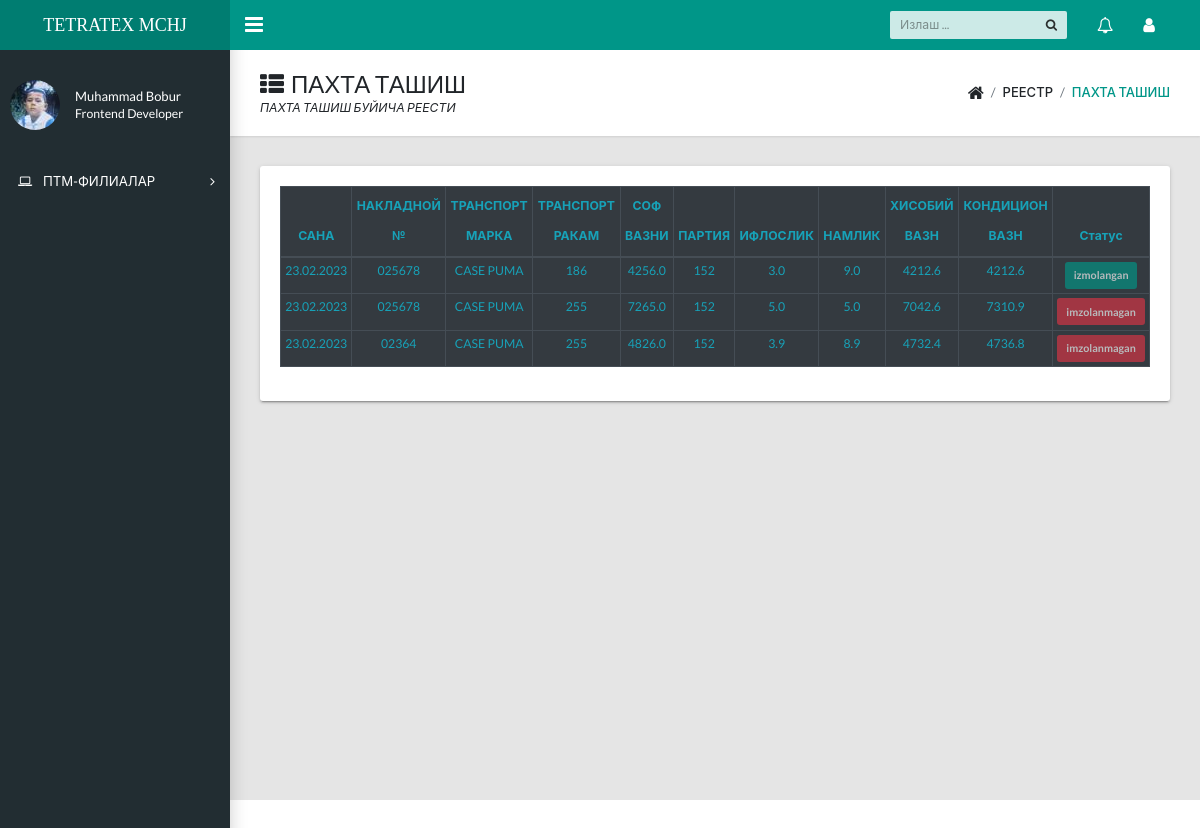
The app's page /home/reestr/ (signed in), older data.
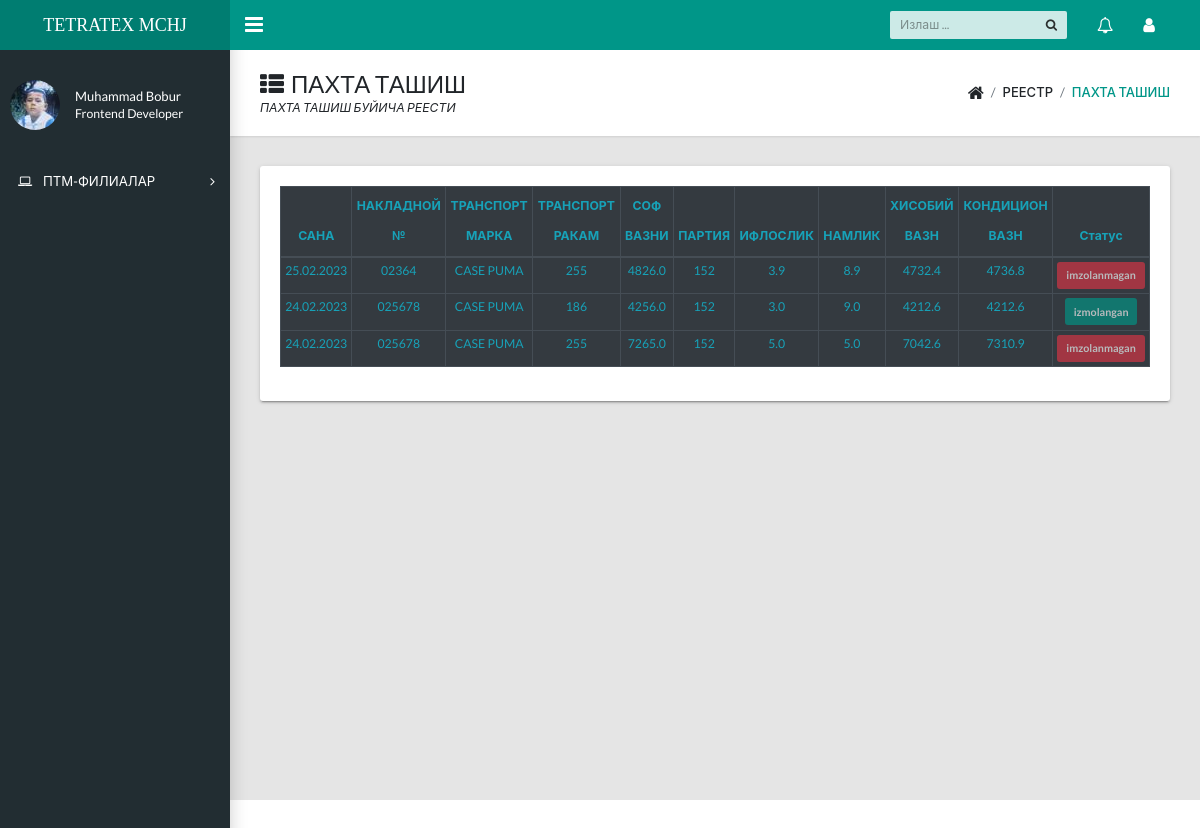
The same page, newer data.
### login/models.py (models this page shows, shortened)
class Profile(models.Model):
    user=models.OneToOneField(User,on_delete=models.CASCADE)
    first_name= models.CharField(max_length=30)
    last_name=models.CharField(max_length=30)
    pic=models.ImageField(upload_to='img',blank=True,null=True,default='default/default.jpg')
    pic_thumbnail=models.ImageField(upload_to='img',blank=True,null=True,default='default/thumbnail.jpg')

### tash/models.py (models this page shows, shortened)
class Tashish(models.Model):
    ptm=models.ForeignKey('Punkt',on_delete=models.SET_NULL,null=True)
    date=models.DateField()
    nak_num=models.CharField(max_length=20,verbose_name='Накладной раками')
    transport=models.ForeignKey('Transport',on_delete=models.SET_NULL,verbose_name='Транспортни танланг',null=True)
    sofVazn=models.FloatField(verbose_name='Соф Вазни')
    partiya=models.ForeignKey("Partiya",on_delete=models.SET_NULL,verbose_name='Партия раками',null=True)
    ifloslik=models.FloatField(verbose_name='Ифлослиги')
    namlik=models.FloatField(verbose_name='Намлиги')
    xisobiy=models.FloatField(blank=True,verbose_name='Хисобий Вазни')
    kond=models.FloatField(blank=True,verbose_name='Кондицион Вазни')
    imzo=models.BooleanField(default=False)
    class Meta:
        verbose_name_plural = "ПАХТАНИ ТАШИШ"

### tash/views.py (the view)
# urls.py: path('reestr/',reestr, name="reestr"),
def reestr(request):
    user=request.user.profile
    rees=Tashish.objects.filter().values('date','nak_num','transport__rusum',
    'transport__tr_num','sofVazn','partiya__partiya',"ifloslik",'namlik','xisobiy',
    'kond',"imzo").order_by('-date')
    context={'rees':rees,'user':user}
    return render(request,'tashish/reestr.html',context)

### templates/tashish/reestr.html
{% extends 'docs/dashboard.html' %}
{% block content %}
{% include 'tashish/reestr-inc.html' %}
{% endblock %}

### templates/docs/dashboard.html (shortened to what this page needs)
{% load static %}
<!DOCTYPE html>
<html lang="en">
  <head>
    <link rel="stylesheet" href="https://cdnjs.cloudflare.com/ajax/libs/semantic-ui/2.5.0/semantic.min.css" />
    <link rel="stylesheet" type="text/css" href="{% static 'css/main.css' %}">
    <link rel="stylesheet" type="text/css" href="https://maxcdn.bootstrapcdn.com/font-awesome/4.7.0/css/font-awesome.min.css">
  </head>
  <body class="app sidebar-mini">
    <header class="app-header"><a class="app-header__logo" href="index.html">TETRATEX MCHJ</a>
      <a class="app-sidebar__toggle" href="#" data-toggle="sidebar" aria-label="Hide Sidebar"></a>
      <ul class="app-nav">
        <li class="app-search">
          <input class="app-search__input" type="search" placeholder="Излаш ...">
          <button class="app-search__button"><i class="fa fa-search"></i></button>
        </li>
        <li class="dropdown"><a class="app-nav__item" href="#" data-toggle="dropdown" aria-label="Show notifications"><i class="fa fa-bell-o fa-lg"></i></a>
        </li>
        <li class="dropdown"><a class="app-nav__item" href="#" data-toggle="dropdown" aria-label="Open Profile Menu"><i class="fa fa-user fa-lg"></i></a>
        </li>
      </ul>
    </header>
    <aside class="app-sidebar">
      <div class="app-sidebar__user"><img class="app-sidebar__user-avatar" src="{{user.pic_thumbnail.url}}" alt="User Image">
        <div>
          <p class="app-sidebar__user-name">{{user.first_name}}
          <p class="app-sidebar__user-designation">Frontend Developer</p>
        </div>
      </div>
      <ul class="app-menu">
        <li class="treeview"><a class="app-menu__item" href="#" data-toggle="treeview"><i class="app-menu__icon fa fa-laptop"></i><span class="app-menu__label">ПТМ-ФИЛИАЛАР</span><i class="treeview-indicator fa fa-angle-right"></i></a>
        </li>
      </ul>
    </aside>
    {% block content %}
    {% endblock %}
  </body>
</html>

### templates/tashish/reestr-inc.html
    <main class="app-content">
      <div class="app-title">
        <div>
          <h1><i class="fa fa-th-list pr-2"></i>ПАХТА ТАШИШ</h1>
          <p>ПАХТА ТАШИШ БУЙИЧА РЕЕСТИ</p>
        </div>
        <ul class="app-breadcrumb breadcrumb side">
          <li class="breadcrumb-item"><i class="fa fa-home fa-lg"></i></li>
          <li class="breadcrumb-item">РЕЕСТР</li>
          <li class="breadcrumb-item active"><a href="#">ПАХТА ТАШИШ</a></li>
        </ul>
      </div>
      <div class="row">
        <div class="col-md-12">
          <div class="tile">
            <div class="tile-body">
              <div class="table-responsive">
                <table class="table table-hover table-bordered text-center table-dark text-info table-sm" id="sampleTable" >
                  <thead style="line-height:30px ;">
                    <tr>
                      <th>САНА</th>
                      <th>НАКЛАДНОЙ №</th>
                      <th>ТРАНСПОРТ МАРКА</th>
                      <th>ТРАНСПОРТ РАКАМ</th>
                      <th>СОФ ВАЗНИ</th>
                      <th>ПАРТИЯ</th>
                      <th>ИФЛОСЛИК</th>
                      <th>НАМЛИК</th>
                      <th>ХИСОБИЙ ВАЗН</th>
                      <th>КОНДИЦИОН ВАЗН</th>
                      <th>Статус</th>
                    </tr>
                  </thead>
                  <tbody>
                    {% for i in rees %}
                    <tr>
                      <td>{{i.date|date:"d.m.Y" }}</td>
                      <td>{{i.nak_num}}</td>
                      <td>{{i.transport__rusum}}</td>
                      <td>{{i.transport__tr_num}}</td>
                      <td>{{i.sofVazn}}</td>
                      <td>{{i.partiya__partiya}}</td>
                      <td>{{i.ifloslik}}</td>
                      <td>{{i.namlik}}</td>
                      <td>{{i.xisobiy}}</td>
                      <td>{{i.kond}}</td>
                      {% if i.imzo %}
                      <td><button type="button" class="btn btn-sm btn-primary" disabled>izmolangan</button></td>
                      {% else %}
                      <td><button type="button" class="btn btn-sm btn-danger" disabled>imzolanmagan</button></td>
                      {% endif %}
                    </tr>
                    {% endfor  %}
                  </tbody>
                </table>
              </div>
            </div>
          </div>
        </div>
      </div>
    </main>

Row changes from the older to the newer data that the page shows:
changed Tashish (number 1 of 3 on the later page): date "23.02.2023" → "25.02.2023"; moves up the list
changed Tashish (number 2 of 3 on the later page): date "23.02.2023" → "24.02.2023"
changed Tashish (number 3 of 3 on the later page): date "23.02.2023" → "24.02.2023"
